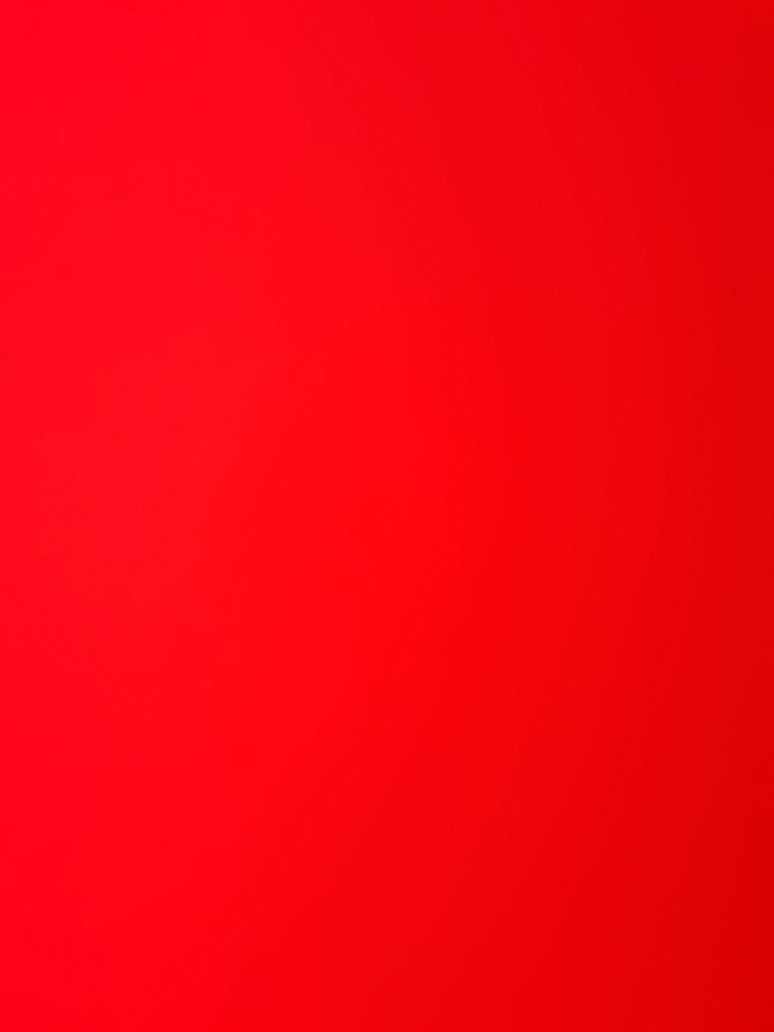
#> input picture project/Resources/Red_Color.jpg, 3096 x 4128 px, given in place of the camera (shown at 1/4 size)
$ python video.py
#> lines starting #> are read from the running program, lines starting #| are printed output that depends on the picture; after the words box and inside, x2 and y2 are one past the last pixel; in counts of white or black regions, pixels touching at a corner belong together
import cv2
import numpy as np

# Load replacement image
replacement_image = cv2.imread('project\Resources\Proper .jpg')

# Start video feed
cap = cv2.VideoCapture(0)

# Minimum area threshold for contours
min_area_threshold = 3000
while True:
    ret, frame = cap.read()
#> frame is the input picture: shape (4128, 3096, 3); mean B, G, R 17.5, 6.2, 243.9
    frame = cv2.flip(frame, 1)
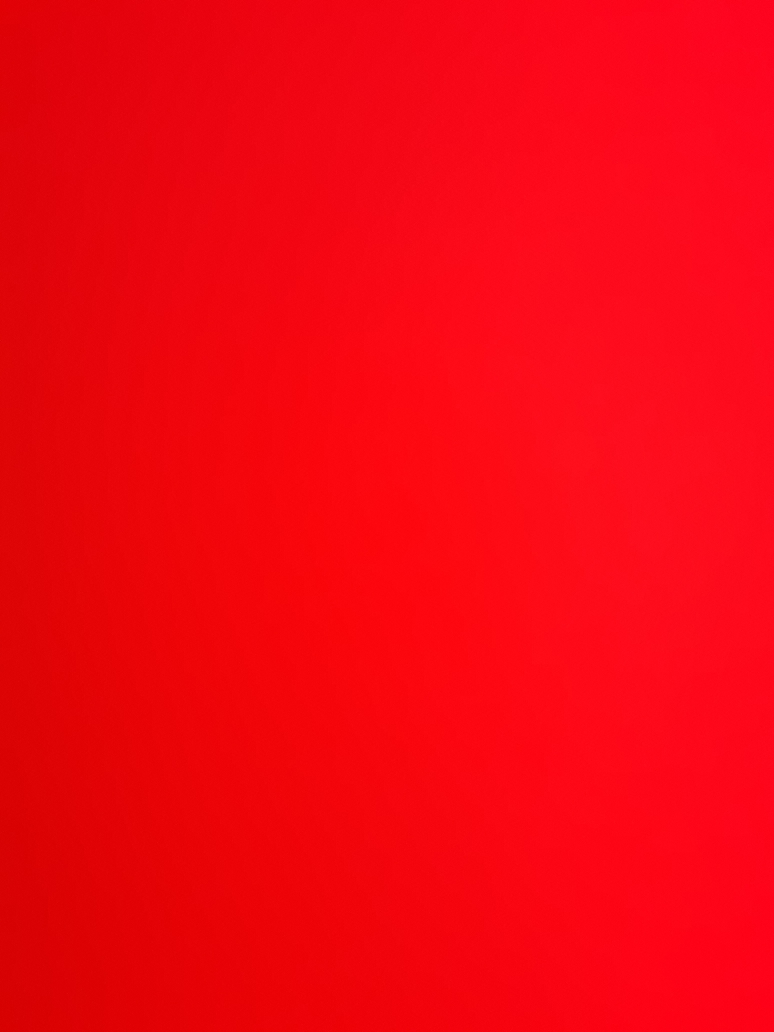
#> frame: shape (4128, 3096, 3) (shown at 1/4 size); mean B, G, R 17.5, 6.2, 243.9
    if not ret:
        break

    # Preprocessing
    frame = cv2.convertScaleAbs(frame, alpha=1.5, beta=20)
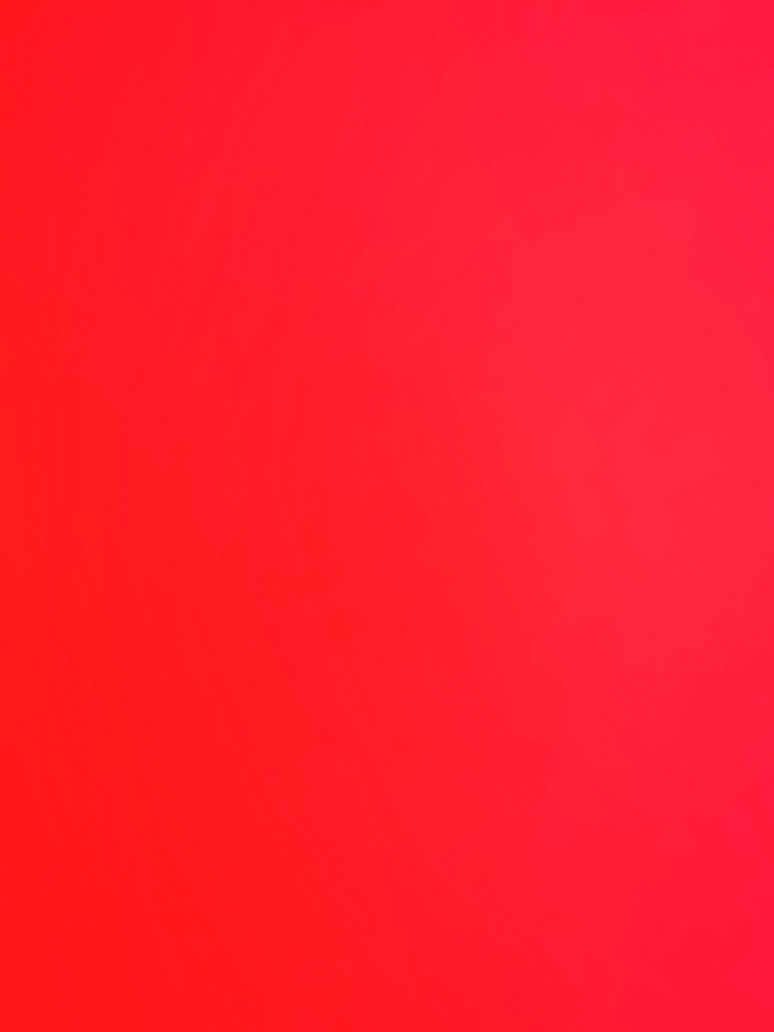
#> frame: shape (4128, 3096, 3) (shown at 1/4 size); mean B, G, R 46.2, 29.3, 255
    frame = cv2.GaussianBlur(frame, (5, 5), 0)

    # Convert to HSV and define red ranges
    hsv_frame = cv2.cvtColor(frame, cv2.COLOR_BGR2HSV)
#> hsv_frame: shape (4128, 3096, 3); mean H, S, V 166.6, 225.7, 255
    lower_red1 = np.array([0, 120, 70])
    upper_red1 = np.array([10, 255, 255])
    lower_red2 = np.array([170, 120, 70])
    upper_red2 = np.array([180, 255, 255])

    # Create red mask
    mask1 = cv2.inRange(hsv_frame, lower_red1, upper_red1)
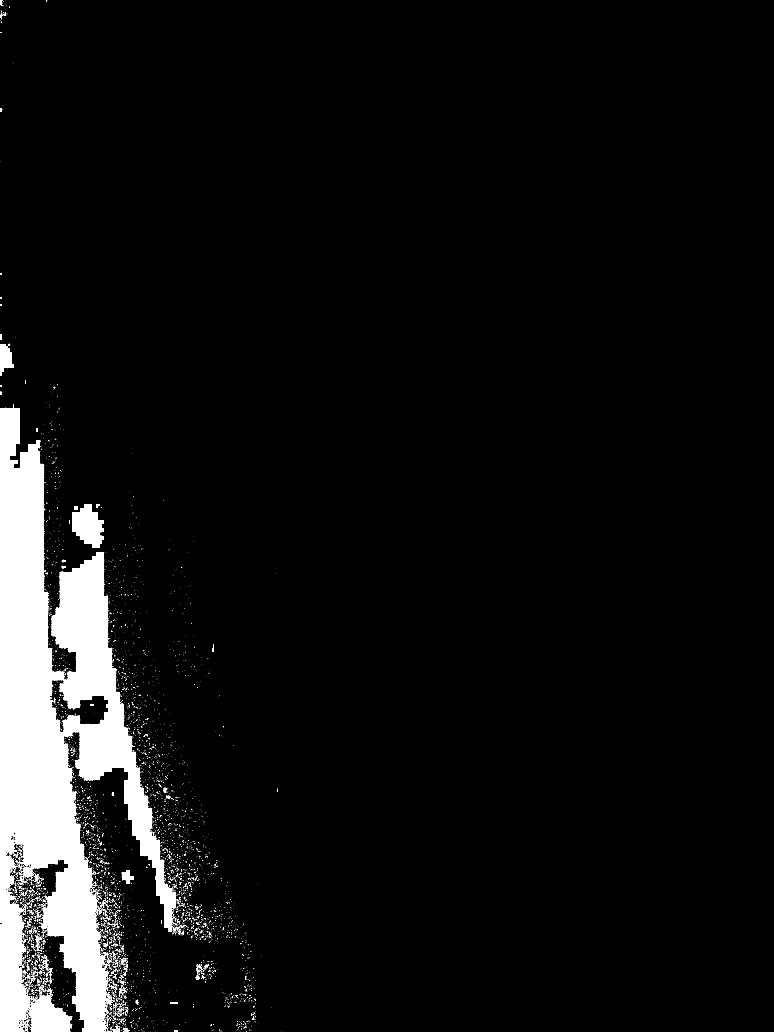
#> mask1: shape (4128, 3096) (shown at 1/4 size); 6.2% white; 6575 white regions (6357 under 20 px), largest, box (x1, y1, x2, y2) and area: (0, 1616, 705, 4128) 721735, (112, 3952, 289, 4128) 17718, (288, 2016, 416, 2192) 14260
    mask2 = cv2.inRange(hsv_frame, lower_red2, upper_red2)
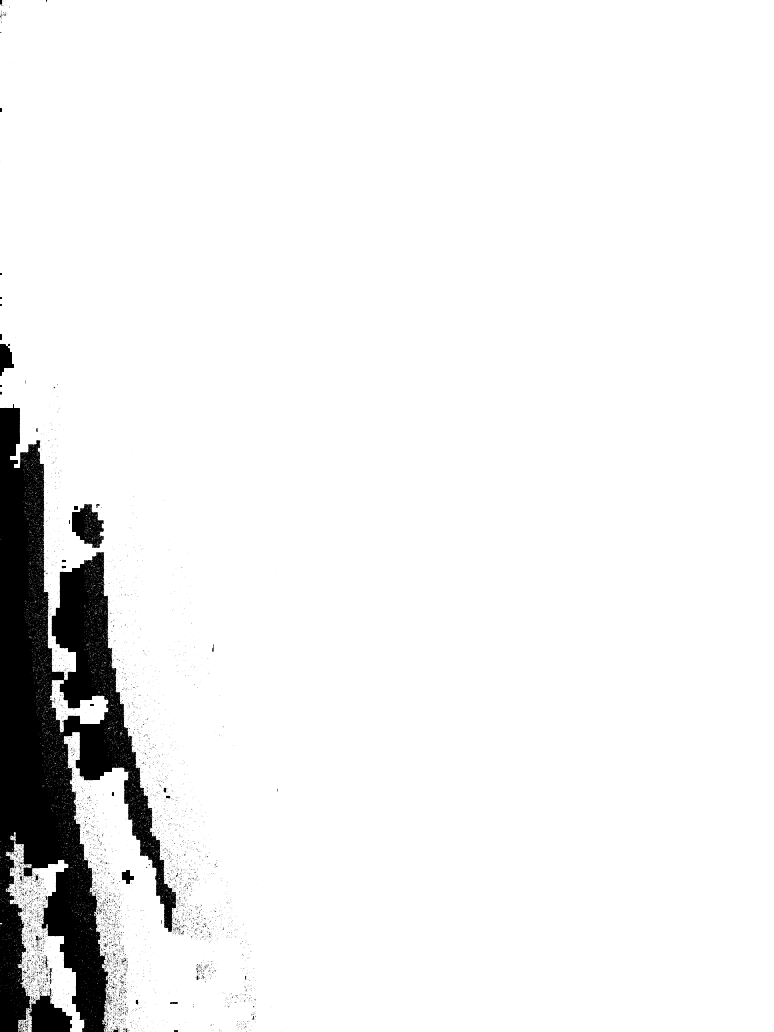
#> mask2: shape (4128, 3096) (shown at 1/4 size); 93.8% white; 6575 black regions (6357 under 20 px), largest, box (x1, y1, x2, y2) and area: (0, 1616, 705, 4128) 721735, (112, 3952, 289, 4128) 17718, (288, 2016, 416, 2192) 14260
    red_mask = cv2.bitwise_or(mask1, mask2)
#> red_mask: shape (4128, 3096); every value is 255

    # Find contours
    contours, _ = cv2.findContours(red_mask, cv2.RETR_EXTERNAL, cv2.CHAIN_APPROX_SIMPLE)
#> contours = [[[0, 0], [0, 4127], [3095, 4127], [3095, 0]]]

    # Draw all contours for debugging
    debug_frame = frame.copy()
    cv2.drawContours(debug_frame, contours, -1, (0, 255, 0), 2)

    for contour in contours:
        area = cv2.contourArea(contour)
        if area < min_area_threshold:
            continue  # Skip small objects

        # Draw bounding box for debugging
        x, y, w, h = cv2.boundingRect(contour)
        cv2.rectangle(debug_frame, (x, y), (x+w, y+h), (255, 0, 0), 2)

        # Resize replacement image
#> (the run stopped early here; a loop or call above may not have finished)
